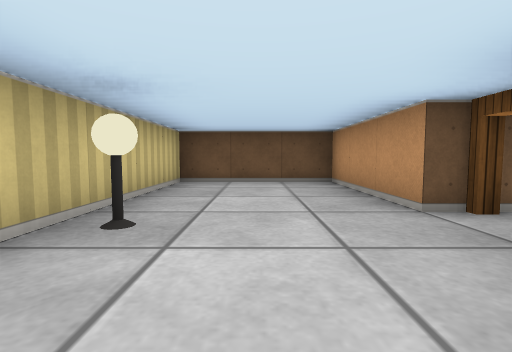
view 1 (above)

13 first-person views from a walk through a cub3D ray-caster map. The camera is about half as high as the walls, tilts 4° down and sees 85° across. The floor is counted in squares. Each view is taken from the middle of a square. On the plan, view 1 faces up. The plan holds only what a view shows up to about 9 squares ahead; the rest is blank.

view 2
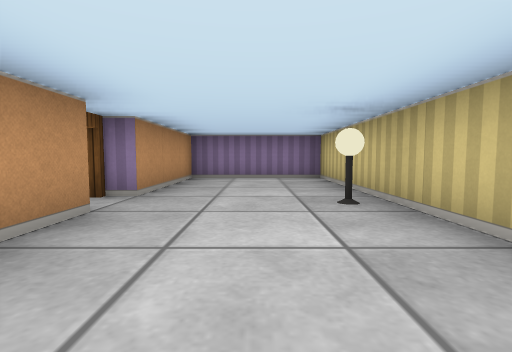

view 3
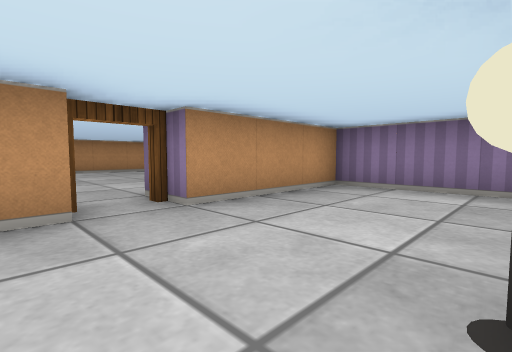

view 4
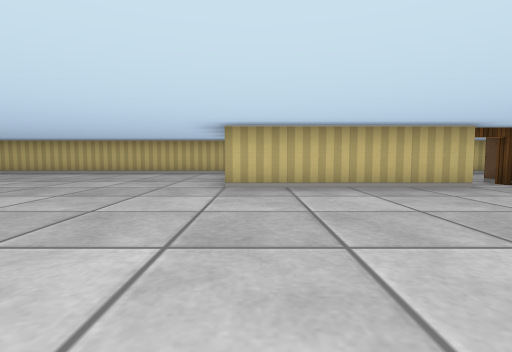

view 5
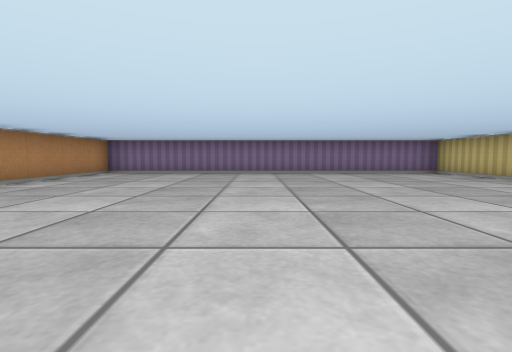

view 6
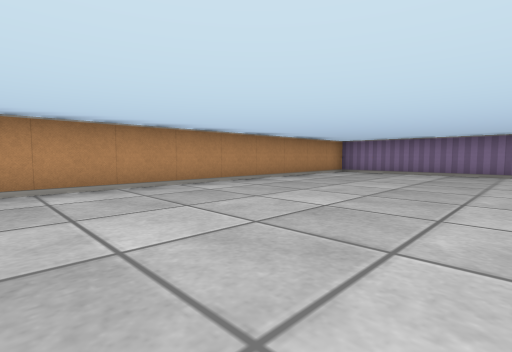

view 7
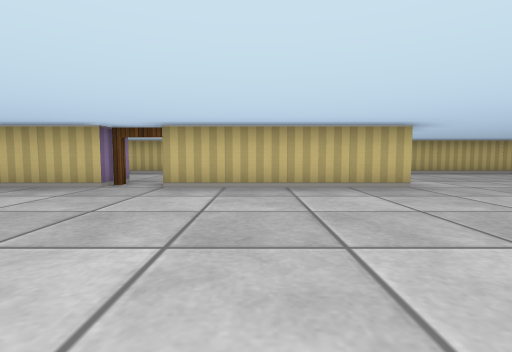

view 8
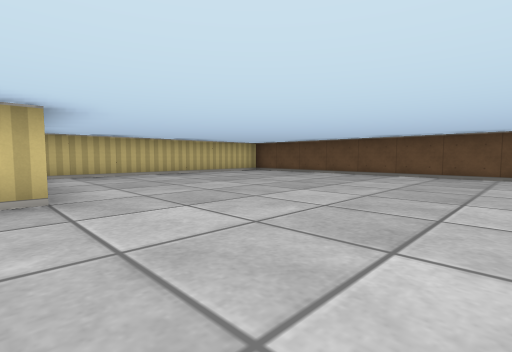

view 9
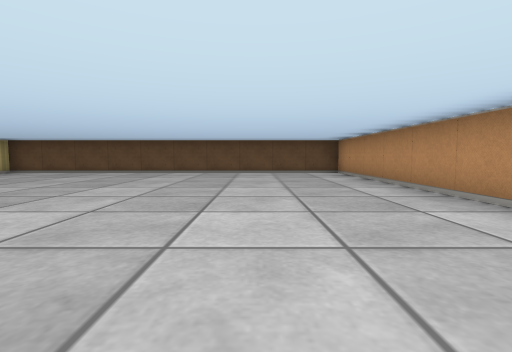

view 10
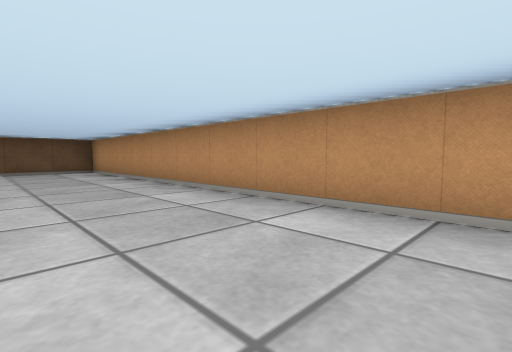

view 11
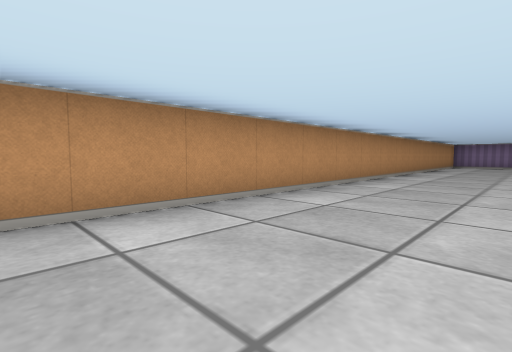

view 12
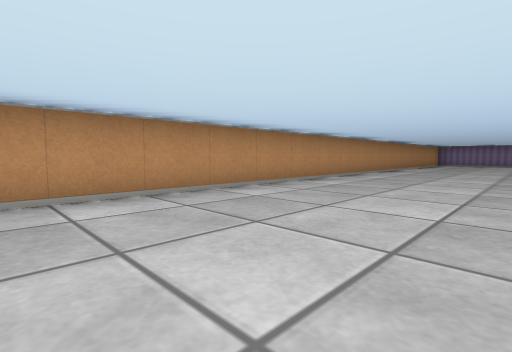

view 13
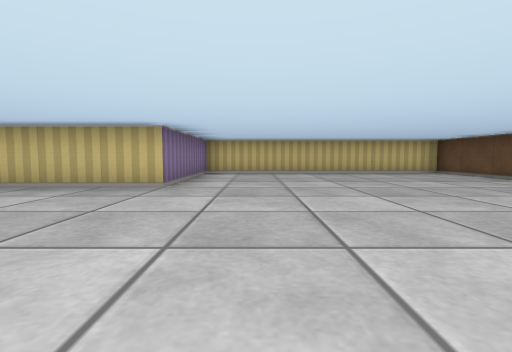

### Floor plan
Ten units are one square. View 1 is at (0, 0); x grows to the right and y downward. Boxes are objects, and circles mark ways between rooms. Rooms are numbered by the first view taken in them; rooms with no view inside come last. Other rooms are left out.
<svg viewBox="-20 -140 110 250">
<path fill="none" stroke="#000" d="M15 -25 15 -55 -15 -55 -15 15 15 15 15 -15M25 -15 25 25M-15 29 -15 105 85 105 85 -135 -15 -135 -15 -65 25 -65 25 -25"/>
<rect x="-15" y="-25" width="10" height="10" fill="#bbb"><title>lamp</title></rect>
<circle cx="20" cy="-20" r="3" fill="#2a7"/>
<text x="0" y="-20">1</text>
<text x="40" y="-10">2</text>
</svg>
Room 1 opens to room 2.

Where each view was taken, in squares from view 1:
view 1: 0 up, 0 right, facing up
view 2: 5 up, 0 right, facing down
view 3: 3 up, 1 left, facing down-right
view 4: 2 down, 7 right, facing left
view 5: 2 down, 4 right, facing down
view 6: 2 down, 4 right, facing down-right
view 7: 4 up, 7 right, facing left
view 8: 6 up, 6 right, facing up-left
view 9: 5 up, 6 right, facing up
view 10: 4 up, 6 right, facing up-right
view 11: 4 up, 6 right, facing down-right
view 12: 6 up, 5 right, facing down-right
view 13: 8 up, 7 right, facing left
